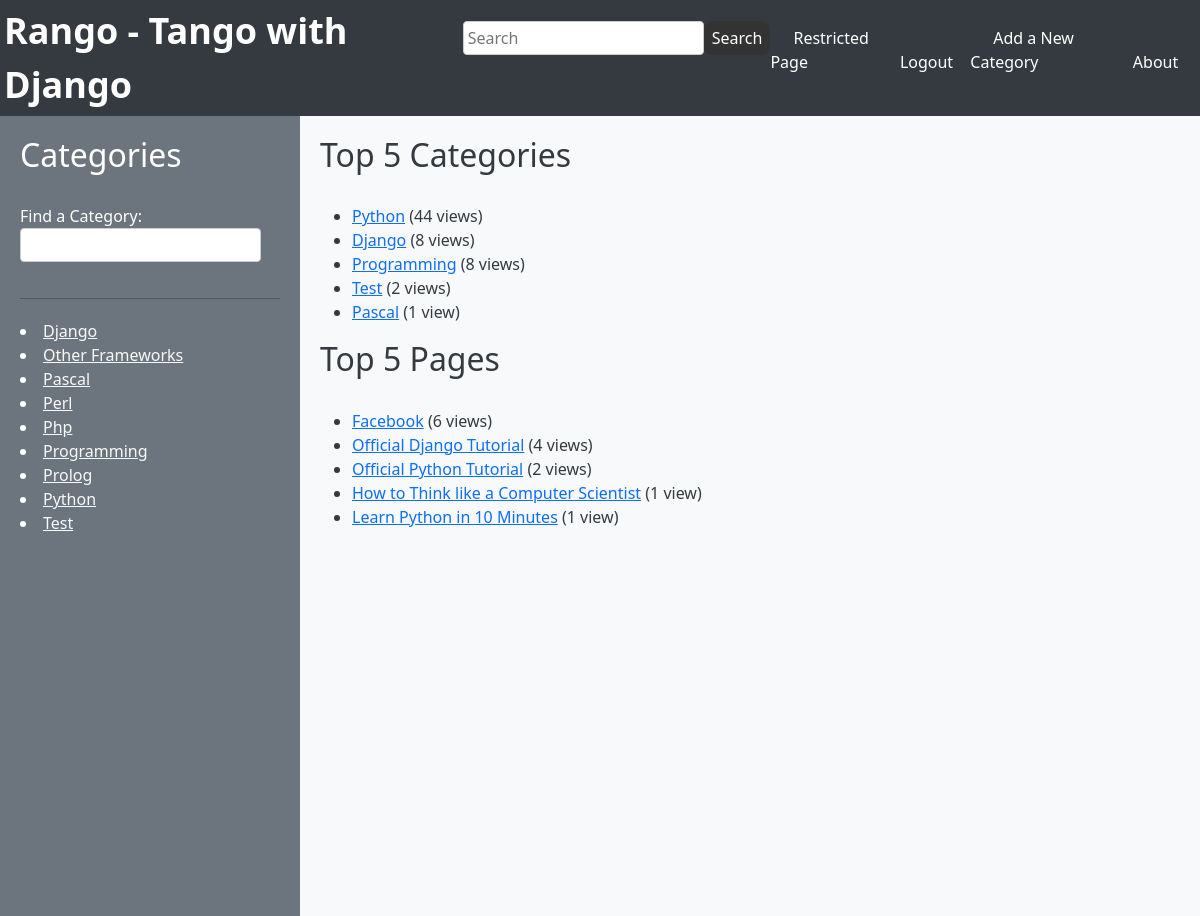
The app's page /rango/ (signed in), older data.
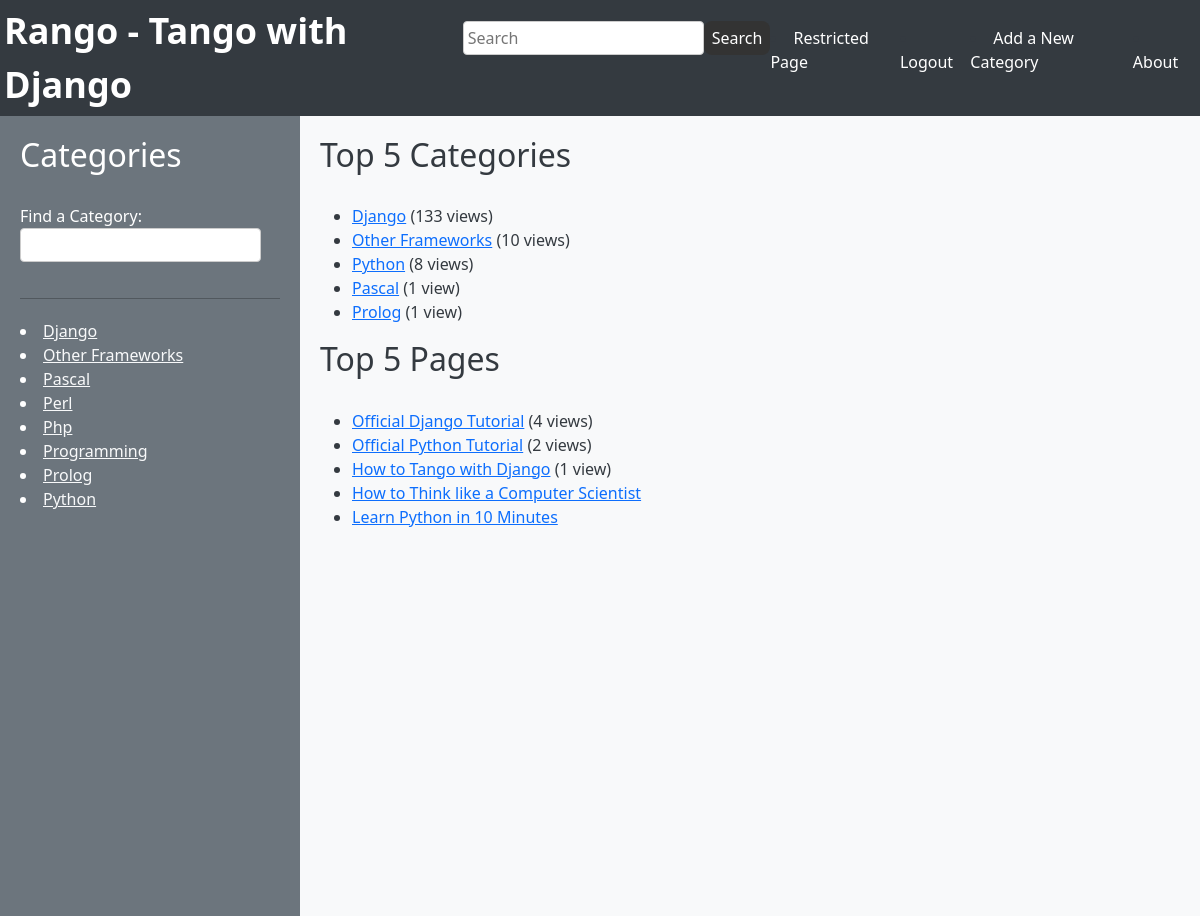
The same page, newer data.
### rango/models.py (models this page shows, shortened)
class Category(models.Model):
    name = models.CharField(max_length=128, unique=True)
    likes = models.PositiveIntegerField(default=0)
    views = models.IntegerField(default=0)

class Page(models.Model):
    category = models.ForeignKey(Category, on_delete=models.DO_NOTHING)
    title = models.CharField(max_length=128)
    url = models.URLField()
    views = models.IntegerField(default=0)

### rango/views.py (the view)
# urls.py: path('', index, name='index'),
@login_required
def index(request):
    request.session.set_test_cookie()
    page_list = Page.objects.order_by('-views')[:5]
    category_list = Category.objects.order_by('-views')[:5]
    context_dict = {'categories': category_list, 'page_list': page_list}
    response = render(request,'rango/index.html', context_dict)
    return response

### rango/templatetags/rango_extras.py (called while the page is built)
@register.inclusion_tag('rango/cats.html')
def get_category_list(cat=None):
    return {'cats': Category.objects.all().order_by('name'), 'act_cat': cat, 'pages': Page.objects.all().order_by('title')}

### templates/rango/index.html (shortened to what this page needs)
{% extends 'base.html' %}
{% load static %}
{% block body_block %}
        <div class="panel panel-primary">
            <div class="panel-heading">
                    <h2 class="panel-title">Top 5 Categories</h2>
            </div>
        </div>
        {% if categories %}
            <ul>
                {% for category in categories %}
                <li><a href="/rango/category/{{ category.name }}">{{ category.name }}</a>
                {% if category.views > 1 %}
                    ({{ category.views }} views)
                {% elif category.views == 1 %}
                    ({{ category.views }} view)
                {% endif %}
                {% endfor %}
            </ul>
        {% else %}
            <strong>There are no categories present.</strong>
        {% endif %}
        <div class="panel panel-primary">
            <div class="panel-heading">
                    <h2 class="panel-title">Top 5 Pages</h2>
            </div>
    </div>
            <ul>
            {% for page in page_list %}
                <li>
                <a href="{% url 'goto' %}?page_id={{page.id}}">{{ page.title }}</a>
                    {% if page.views > 1 %}
                            ({{ page.views }} views)
                    {% elif page.views == 1 %}
                            ({{ page.views }} view)
                    {% endif %}
                </li>
            {% endfor %}
        </ul>
{% endblock %}

### templates/rango/cats.html (shortened to what this page needs)
    {% if cats %}
    {% for c in cats %}
        {% if c == act_cat %} <li  class="active" > {% else  %} <li>{% endif %}
            <a href="/rango/category/{{c.name}}" class="cat-color">{{ c.name }}</a>
        </li>
    {% endfor %}
{% endif %}

Row changes from the older to the newer data that the page shows:
no longer on one of the page's lists (row edited): Category: name "Programming", views "8"
removed Category: name "Test", views "2"
removed Page: title "Facebook", views "6"
changed Category "Django": views "8" → "133"; moves up the list
now on one of the page's lists (row edited): Category: name "Other Frameworks", views "10"
now on one of the page's lists (row edited): Category: name "Prolog", views "1"
changed Category "Python": views "44" → "8"
now on this page (row edited): Page: title "How to Tango with Django", views "1"
changed Page "How to Think like a Computer Scientist": views "1" → (not shown)
changed Page "Learn Python in 10 Minutes": views "1" → (not shown)
